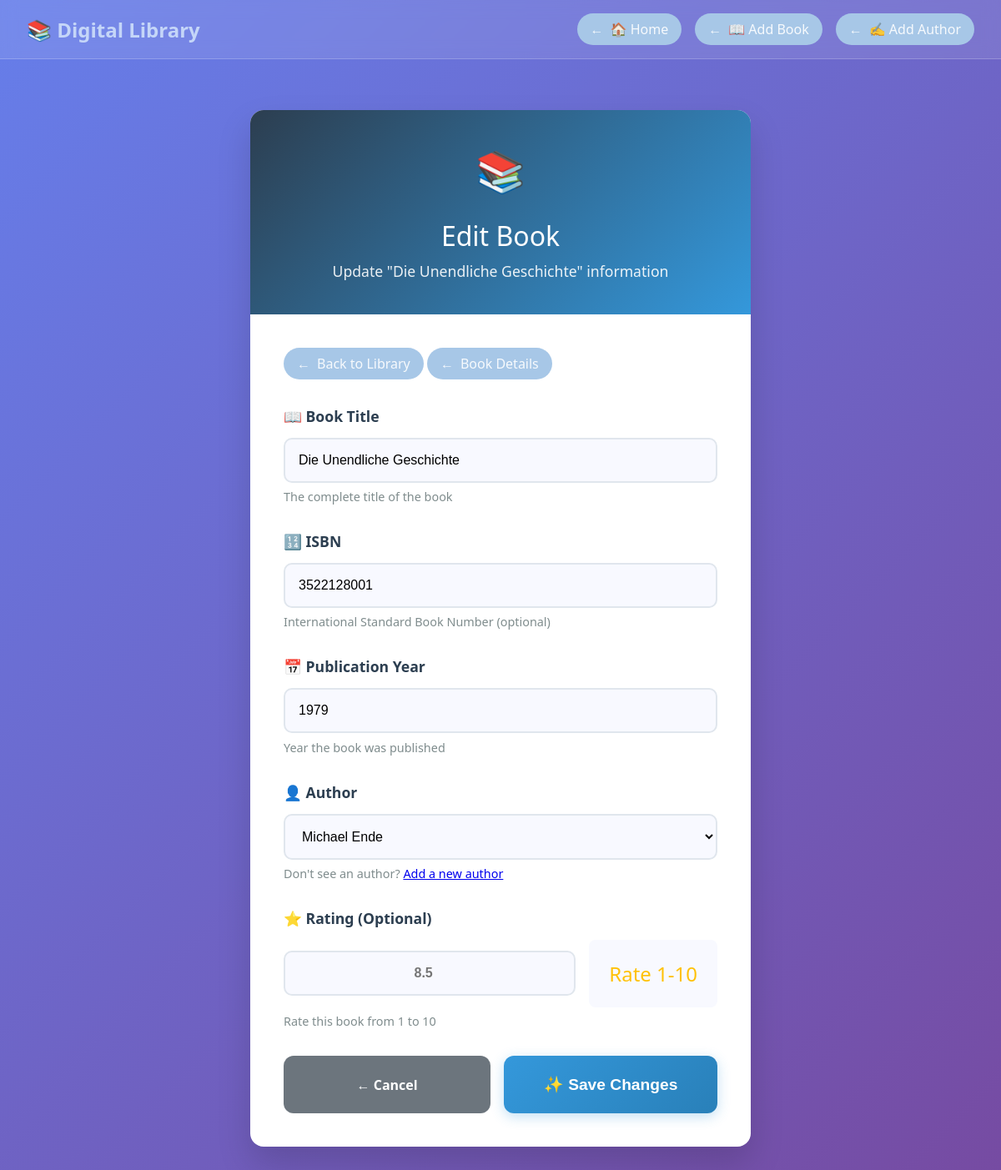
The app's page /book/18/edit with its own data.
### models/models.py (models this page shows, shortened)
class Book(db.Model):
    __tablename__ = "books"
    id = db.Column(db.Integer, primary_key=True, autoincrement=True)
    isbn = db.Column(db.String(13), unique=True, nullable=True, index=True)
    title = db.Column(db.String(200), nullable=False, index=True)
    publication_year = db.Column(db.Integer, nullable=True, index=True)
    author_id = db.Column(db.Integer, db.ForeignKey("authors.id", ondelete="CASCADE"), nullable=False)
    rating = db.Column(db.Float, nullable=True)
    cover_url_cached = db.Column(db.String(500), nullable=True)
    author = db.relationship("Author", backref=backref("books", cascade="all, delete-orphan"))

class Author(db.Model):
    __tablename__ = "authors"
    id = db.Column(db.Integer, primary_key=True, autoincrement=True)
    name = db.Column(db.String(100), nullable=False, index=True)
    birth_date = db.Column(db.Date, nullable=True)
    date_of_death = db.Column(db.Date, nullable=True)

### app.py (the view, shortened to what this page needs)
    @app.route("/book/<int:book_id>/edit", methods=["GET", "POST"])
    def edit_book(book_id: int):
        try:
            book = BookService.get_book_by_id(book_id)
            if not book:
                flash_error("Book not found.")
                return redirect(url_for("homepage"))
            authors = AuthorService.get_all_authors()
            return render_template("edit_book.html", book=book, authors=authors)
        except (ValidationError, ServiceError) as e:
            flash_error(str(e))
            return redirect(url_for("homepage"))

### services/services.py (called while the page is built)
    @staticmethod
    def get_book_by_id(book_id: int) -> Optional[Book]:
        try:
            return Book.query.get(book_id)
        except SQLAlchemyError as e:
            raise ServiceError(f"Error retrieving book: {str(e)}")

    @staticmethod
    def get_all_authors() -> List[Author]:
        try:
            return Author.query.order_by(Author.name).all()
        except SQLAlchemyError as e:
            raise ServiceError(f"Error retrieving authors: {str(e)}")

### templates/edit_book.html (shortened to what this page needs)
{% extends "base.html" %}
{% block css %}
<link rel="stylesheet" href="{{ url_for('static', filename='css/book.css') }}">
{% endblock %}
{% block content %}
<div class="container">
    <div class="header">
        <h1>Edit Book</h1>
        <p>Update "{{ book.title }}" information</p>
    </div>
    <div class="form-container">
        <nav class="navigation">
            <a href="{{ url_for('homepage') }}" class="nav-link">Back to Library</a>
            <a href="{{ url_for('book_detail', book_id=book.id) }}" class="nav-link">Book Details</a>
        </nav>
        <form action="{{ url_for('edit_book', book_id=book.id) }}" method="POST" id="editBookForm">
            <div class="form-group">
                <label for="title">📖 Book Title</label>
                <input type="text" id="title" name="title" required
                       placeholder="Enter the book title" value="{{ book.title }}">
                <div class="input-hint">The complete title of the book</div>
            </div>
            <div class="form-group">
                <label for="isbn">🔢 ISBN</label>
                <input type="text" id="isbn" name="isbn"
                       placeholder="978-0-123456-78-9 (optional)" value="{{ book.isbn or '' }}">
                <div class="input-hint">International Standard Book Number (optional)</div>
            </div>
            <div class="form-group">
                <label for="publication_year">📅 Publication Year</label>
                <input type="number" id="publication_year" name="publication_year"
                       min="1000" max="2030" placeholder="2024" value="{{ book.publication_year or '' }}">
                <div class="input-hint">Year the book was published</div>
            </div>
            <div class="form-group">
                <label for="author_id">👤 Author</label>
                <select name="author_id" id="author_id" required>
                    {% for author in authors %}
                        <option value="{{ author.id }}" {% if author.id == book.author_id %}selected{% endif %}>
                            {{ author.name }}
                        </option>
                    {% endfor %}
                </select>
                <div class="input-hint">
                    Don't see an author? <a href="{{ url_for('add_author') }}">Add a new author</a>
                </div>
            </div>
            <div class="form-group">
                <label for="rating">⭐ Rating (Optional)</label>
                <div class="rating-group">
                    <input type="number" id="rating" name="rating" class="rating-input"
                           min="1" max="10" step="0.1" placeholder="8.5" value="{{ book.rating or '' }}">
                    <div class="rating-display" id="ratingDisplay">
                        {% if book.rating %}{{ book.rating }}/10<br>{{ book.rating_stars }}{% else %}Rate 1-10{% endif %}
                    </div>
                </div>
                <div class="input-hint">Rate this book from 1 to 10</div>
            </div>
            <div style="display: flex; gap: 1em; margin-top: 2em;">
                <a href="{{ url_for('book_detail', book_id=book.id) }}" style="flex: 1; text-align: center; padding: 1.2em; background: #6c757d; color: white; text-decoration: none; border-radius: 12px; font-weight: 600; display: flex; align-items: center; justify-content: center;">
                    ← Cancel
                </a>
                <button type="submit" class="submit-btn" style="flex: 1;">
                    ✨ Save Changes
                </button>
            </div>
        </form>
    </div>
</div>
{% endblock %}

### static/css/base.css (style rules this page uses)
* { margin: 0; padding: 0; box-sizing: border-box; }
.nav-link { color: rgba(255, 255, 255, 0.9); text-decoration: none; padding: 0.5rem 1rem; border-radius: 20px; background: rgb(167, 199, 231); transition: all 0.3s ease; display: flex; align-items: center; gap: 0.3rem; font-weight: 500; }
.container { margin-top: 100px; }

### static/css/book.css (style rules this page uses)
body { font-family: 'Segoe UI', Tahoma, Geneva, Verdana, sans-serif; background: linear-gradient(135deg, #667eea 0%, #764ba2 100%); min-height: 100vh; padding: 2em; }
.container { max-width: 600px; margin-left: auto; margin-right: auto; background: white; border-radius: 16px; box-shadow: 0 20px 40px rgba(0,0,0,0.15); overflow: hidden; }
.header { background: linear-gradient(135deg, #2c3e50 0%, #3498db 100%); color: white; padding: 2.5em 2em; text-align: center; position: relative; }
.header::before { content: '📚'; font-size: 3em; display: block; margin-bottom: 0.5em; }
.header h1 { font-size: 2em; font-weight: 300; margin: 0; }
.header p { opacity: 0.9; margin-top: 0.5em; font-size: 1.1em; }
.form-container { padding: 2.5em; }
.navigation { margin-bottom: 2em; }
.nav-link { color: rgba(255, 255, 255, 0.9); text-decoration: none; font-weight: 400; display: inline-flex; align-items: center; gap: 0.5em; transition: color 0.3s; font-size: 1rem; }
.nav-link::before { content: '←'; font-weight: bold; font-size: 1rem; }
.form-group { margin-bottom: 2em; }
.form-group label { display: block; margin-bottom: 0.8em; font-weight: 600; color: #2c3e50; font-size: 1.1em; }
.form-group input, .form-group select { width: 100%; padding: 1em; border: 2px solid #e0e6ed; border-radius: 10px; font-size: 1em; transition: all 0.3s ease; background: #f8f9ff; }
.rating-group { display: grid; grid-template-columns: 1fr auto; gap: 1em; align-items: center; }
.rating-input { text-align: center; font-weight: bold; }
.rating-display { padding: 1em; background: #f8f9ff; border-radius: 8px; text-align: center; min-height: 60px; display: flex; align-items: center; justify-content: center; font-size: 1.5em; color: #ffc107; }
.submit-btn { width: 100%; padding: 1.2em; background: linear-gradient(135deg, #3498db 0%, #2980b9 100%); color: white; border: none; border-radius: 12px; font-size: 1.2em; font-weight: 600; cursor: pointer; transition: all 0.3s ease; box-shadow: 0 4px 15px rgba(52, 152, 219, 0.3); }
.input-hint { font-size: 0.9em; color: #7f8c8d; margin-top: 0.5em; }
.rating-input { width: 100%; padding: 0.8em; border: 2px solid #f8bbd9; border-radius: 10px; font-size: 1.1em; text-align: center; font-weight: bold; transition: all 0.3s; }

### records on screen
Book: title "Die Unendliche Geschichte", isbn "3522128001", publication_year "1979", author_id "Michael Ende"
